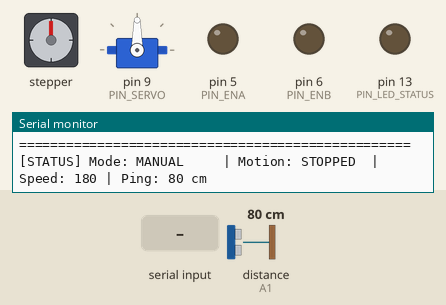
Recording of a sketch running on a simulated Arduino Uno, built with avr-gcc and run on an emulated ATmega328P. On the bench: stepper motor, servo, output pins drawn as LEDs (lit = HIGH), the last lines printed to the serial monitor. Wiring (inferred from the names in the program): ultrasonic range finder: trigger A0; echo A1; stepper motor (200 steps per turn assumed): coils pin 4, pin 7, pin 8, pin 12. Inputs (shaded band) come from the test bench; at power-on: distance to the obstacle (sensor on A1) 80 cm. The echo pulse lasts 58.3 µs per cm; pins used as bus, display or sensor lines are not drawn.

Above: at 1.7 s.
1.8 s: "A\n" received over Serial
At 2.3 s:
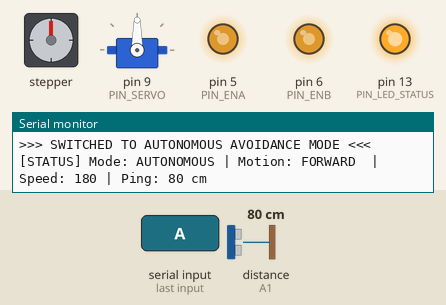
3.3 s: distance to the obstacle (sensor on A1) set to 50 cm
4.8 s: distance to the obstacle (sensor on A1) set to 40 cm
At 5.78 s:
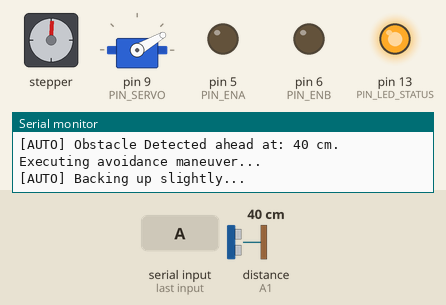
8.9 s: byte 97 ('a') received over Serial
At 11.5 s:
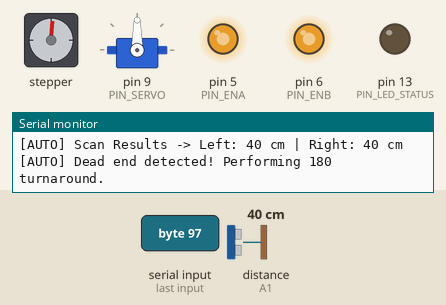
12.4 s: "M\n" received over the second serial link
At 14.9 s:
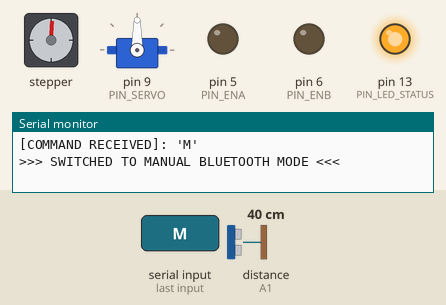
15.9 s: byte 70 ('F') received over Serial
At 16.6 s:
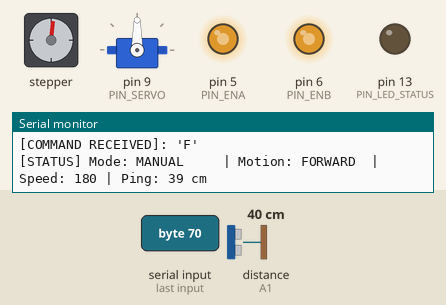
Timing chart, 0 to 18.9 s (numbered marks = the images above; inputs shaded):
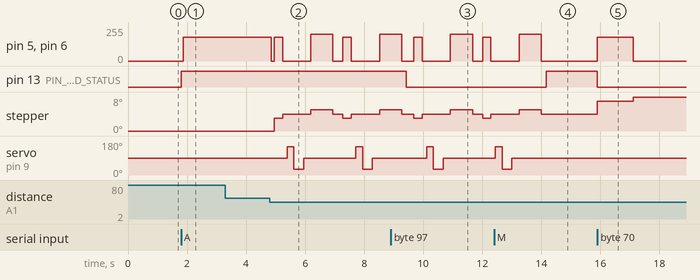

The sketch:

SMARTDRIVE.ino
```cpp
/*
  ==============================================================================
  PROJECT: SMARTDRIVE - 4WD Bluetooth & Autonomous Obstacle-Avoiding Robot
  TARGET MCU: Arduino Uno R3 (ATmega328P)
  AUTHOR: Experienced Arduino Robotics Engineer & C/C++ Tutor
  VERSION: 2.1.0 - Production Release with Failsafe Watchdog & Active Braking
  ==============================================================================

  HARDWARE PIN CONNECTIONS:
  ------------------------------------------------------------------------------
  L298N Motor Driver:
    - ENA (Left Motor Speed PWM)   -> Digital Pin 5
    - IN1 (Left Motor Dir A)       -> Digital Pin 4
    - IN2 (Left Motor Dir B)       -> Digital Pin 7
    - IN3 (Right Motor Dir A)      -> Digital Pin 8
    - IN4 (Right Motor Dir B)      -> Digital Pin 12
    - ENB (Right Motor Speed PWM)  -> Digital Pin 6

  HC-05 Bluetooth Module:
    - VCC                          -> 5V (from Arduino 5V pin or 5V rail)
    - GND                          -> GND (Common Ground)
    - TXD                          -> Digital Pin 2 (Arduino Software RX)
    - RXD                          -> Digital Pin 3 (Arduino Software TX)
                                      *IMPORTANT: Use Voltage Divider (5V -> 3.3V)
                                      e.g., Arduino D3 -> 1kΩ -> HC-05 RXD -> 2kΩ -> GND

  HC-SR04 Ultrasonic Distance Sensor:
    - VCC                          -> 5V
    - GND                          -> GND
    - TRIG                         -> Analog Pin A0 (used as Digital Output)
    - ECHO                         -> Analog Pin A1 (used as Digital Input)

  SG90 Micro Servo Motor:
    - Brown / Black                -> GND
    - Red                          -> 5V (Servo power)
    - Orange / Yellow (Signal)     -> Digital Pin 9 (PWM)
  ==============================================================================
*/

#include <SoftwareSerial.h>
#include <Servo.h>

// ==============================================================================
// 1. PIN DEFINITIONS
// ==============================================================================
// L298N Motor Driver Pins
const uint8_t PIN_ENA  = 5;   // PWM speed control: Left Motors
const uint8_t PIN_IN1  = 4;   // Direction: Left Motors forward/reverse
const uint8_t PIN_IN2  = 7;   // Direction: Left Motors forward/reverse
const uint8_t PIN_IN3  = 8;   // Direction: Right Motors forward/reverse
const uint8_t PIN_IN4  = 12;  // Direction: Right Motors forward/reverse
const uint8_t PIN_ENB  = 6;   // PWM speed control: Right Motors

// HC-05 Bluetooth Pins (SoftwareSerial)
const uint8_t PIN_BT_RX = 2;  // Arduino receives from HC-05 TX
const uint8_t PIN_BT_TX = 3;  // Arduino sends to HC-05 RX (via voltage divider)

// HC-SR04 Ultrasonic Distance Sensor Pins
const uint8_t PIN_TRIG  = A0; // Trigger pin (pulse transmitter)
const uint8_t PIN_ECHO  = A1; // Echo pin (pulse receiver)

// SG90 Servo Signal Pin
const uint8_t PIN_SERVO = 9;  // Servo control PWM pin

// Built-in Status LED
const uint8_t PIN_LED_STATUS = 13;

// ==============================================================================
// 2. CONFIGURATION PARAMETERS & CONSTANTS
// ==============================================================================
// Operating Speeds (0 to 255 PWM)
const uint8_t DEFAULT_SPEED   = 180;  // Balanced cruise speed
const uint8_t TURN_SPEED      = 200;  // Slightly higher torque for skid turns
const uint8_t MIN_SPEED       = 100;  // Minimum stall prevention threshold
const uint8_t MAX_SPEED       = 255;  // 100% full battery voltage

// Obstacle Avoidance Thresholds (in centimeters)
const int DISTANCE_SAFE_THRESHOLD = 45; // Early obstacle warning & slow down (cm)
const int DISTANCE_CRITICAL_STOP  = 25; // Complete brake threshold (cm)
const int SENSOR_TIMEOUT_MICROS   = 25000; // ~4 meters max range timeout

// Servo Calibration Angles (in degrees)
const int SERVO_CENTER = 90;   // Looking straight ahead
const int SERVO_LEFT   = 150;  // Looking towards the left
const int SERVO_RIGHT  = 30;   // Looking towards the right
const int SERVO_SWEEP_DELAY_MS = 200; // Snappy delay for servo to reach mechanical position

// Bluetooth Watchdog / Connection Safety Timeout
const unsigned long BT_HEARTBEAT_TIMEOUT_MS = 1200; // Stop car if no command for 1.2s

// Robot Operating Modes
enum DriveMode {
  MODE_MANUAL,     // Controlled via Bluetooth app ('M')
  MODE_AUTONOMOUS  // Self-navigating obstacle avoidance ('A')
};

// Robot Motion States
enum MotionState {
  STATE_STOPPED,
  STATE_FORWARD,
  STATE_BACKWARD,
  STATE_LEFT,
  STATE_RIGHT
};

// ==============================================================================
// 3. GLOBAL OBJECTS & VARIABLES
// ==============================================================================
SoftwareSerial btSerial(PIN_BT_RX, PIN_BT_TX); // RX, TX
Servo scannerServo;

DriveMode currentMode = MODE_MANUAL;
MotionState currentMotion = STATE_STOPPED;
uint8_t currentSpeed = DEFAULT_SPEED;

unsigned long lastCommandTime = 0;   // Watchdog timestamp for Bluetooth commands
unsigned long lastTelemetryTime = 0; // Telemetry print interval
unsigned long lastScanTime = 0;

// Autonomous State Machine States
enum AutoSubState {
  AUTO_CRUISE,
  AUTO_DETECTED_STOP,
  AUTO_BACKUP,
  AUTO_SCAN_SURROUNDINGS,
  AUTO_DECIDE_AND_TURN
};
AutoSubState autoState = AUTO_CRUISE;

// ==============================================================================
// 4. FUNCTION PROTOTYPES
// ==============================================================================
void setupPins();
void initPeripherals();
void handleBluetoothInput();
void executeAutonomousLogic();
void checkWatchdogTimeout();
void printTelemetry();

// Motor Actuation Functions
void setMotorSpeed(uint8_t leftSpeed, uint8_t rightSpeed);
void moveForward();
void moveBackward();
void turnLeft();
void turnRight();
void stopMotors();
void emergencyBrake();

// Sensor & Servo Functions
int measureDistanceCm();
int getFilteredDistanceCm();
void scanLeftRight(int &leftDist, int &rightDist);

// ==============================================================================
// 5. SETUP (Runs Once at Boot)
// ==============================================================================
void setup() {
  // Initialize Hardware Serial for PC USB Debugging
  Serial.begin(9600);
  while (!Serial && millis() < 2000) {
    ; // Wait briefly for USB Serial (safe on Uno)
  }

  // Initialize Software Serial for HC-05 Bluetooth
  // Standard HC-05 default communication baud is 9600
  btSerial.begin(9600);

  // Configure Hardware Pins
  setupPins();

  // Attach and Center the Ultrasonic Servo
  initPeripherals();

  lastCommandTime = millis();

  Serial.println(F("=================================================="));
  Serial.println(F("  SMARTDRIVE 4WD ROBOT FIRMWARE INITIALIZED      "));
  Serial.println(F("  Default Mode: MANUAL | Speed: 180 / 255        "));
  Serial.println(F("  Type '?' or send 'H' via Bluetooth for help.   "));
  Serial.println(F("=================================================="));
}

// ==============================================================================
// 6. MAIN LOOP (Repeats Continuously)
// ==============================================================================
void loop() {
  // Process any incoming commands over Bluetooth or USB Serial
  handleBluetoothInput();

  // Mode-dependent execution
  if (currentMode == MODE_AUTONOMOUS) {
    executeAutonomousLogic();
  } else {
    // In Manual Mode: enforce failsafe watchdog
    checkWatchdogTimeout();

    // Active Braking Assist: If moving forward manually and obstacle gets dangerously close (<15cm)
    if (currentMotion == STATE_FORWARD) {
      int dist = measureDistanceCm();
      if (dist > 0 && dist < DISTANCE_CRITICAL_STOP) {
        Serial.println(F("[SAFETY] Front obstacle detected in manual mode! Active braking engaged."));
        emergencyBrake();
      }
    }
  }

  // Periodic Serial Debug Telemetry (every 1000 ms)
  if (millis() - lastTelemetryTime >= 1000) {
    lastTelemetryTime = millis();
    printTelemetry();
  }
}

// ==============================================================================
// 7. PIN & PERIPHERAL INITIALIZATION
// ==============================================================================
void setupPins() {
  // Motor driver control pins
  pinMode(PIN_ENA, OUTPUT);
  pinMode(PIN_IN1, OUTPUT);
  pinMode(PIN_IN2, OUTPUT);
  pinMode(PIN_IN3, OUTPUT);
  pinMode(PIN_IN4, OUTPUT);
  pinMode(PIN_ENB, OUTPUT);

  // Ultrasonic sensor pins
  pinMode(PIN_TRIG, OUTPUT);
  pinMode(PIN_ECHO, INPUT);
  digitalWrite(PIN_TRIG, LOW); // Hold trigger LOW initially

  // Status LED
  pinMode(PIN_LED_STATUS, OUTPUT);
  digitalWrite(PIN_LED_STATUS, LOW);

  // Ensure motors start in complete stop
  stopMotors();
}

void initPeripherals() {
  scannerServo.attach(PIN_SERVO);
  scannerServo.write(SERVO_CENTER); // Face center 90 degrees
  delay(350); // Allow physical movement
}

// ==============================================================================
// 8. BLUETOOTH & SERIAL COMMAND HANDLER
// ==============================================================================
void handleBluetoothInput() {
  char cmd = 0;

  // Read from Bluetooth Module
  if (btSerial.available() > 0) {
    cmd = (char)btSerial.read();
  }
  // Also accept commands from Arduino Serial Monitor for easy workbench testing!
  else if (Serial.available() > 0) {
    cmd = (char)Serial.read();
  }

  if (cmd == 0 || cmd == '\r' || cmd == '\n' || cmd == ' ') {
    return; // Ignore empty / whitespace characters
  }

  // Update watchdog timestamp whenever valid input arrives
  lastCommandTime = millis();

  // Visual heartbeat on Pin 13 LED
  digitalWrite(PIN_LED_STATUS, !digitalRead(PIN_LED_STATUS));

  Serial.print(F("[COMMAND RECEIVED]: '"));
  Serial.print(cmd);
  Serial.println(F("'"));

  switch (cmd) {
    // Mode Selection Commands
    case 'A':
    case 'a':
      currentMode = MODE_AUTONOMOUS;
      autoState = AUTO_CRUISE;
      scannerServo.write(SERVO_CENTER);
      Serial.println(F(">>> SWITCHED TO AUTONOMOUS AVOIDANCE MODE <<<"));
      btSerial.println(F("MODE: AUTONOMOUS"));
      break;

    case 'M':
    case 'm':
      currentMode = MODE_MANUAL;
      stopMotors();
      scannerServo.write(SERVO_CENTER);
      Serial.println(F(">>> SWITCHED TO MANUAL BLUETOOTH MODE <<<"));
      btSerial.println(F("MODE: MANUAL"));
      break;

    // Movement Commands (Only executed directly in MANUAL mode)
    case 'F':
    case 'f':
      if (currentMode == MODE_MANUAL) moveForward();
      break;

    case 'B':
    case 'b':
      if (currentMode == MODE_MANUAL) moveBackward();
      break;

    case 'L':
    case 'l':
      if (currentMode == MODE_MANUAL) turnLeft();
      break;

    case 'R':
    case 'r':
      if (currentMode == MODE_MANUAL) turnRight();
      break;

    case 'S':
    case 's':
      stopMotors();
      break;

    // Emergency Stop
    case 'E':
    case 'e':
      emergencyBrake();
      currentMode = MODE_MANUAL; // Switch back to manual for safety
      Serial.println(F("[ALERT] EMERGENCY STOP ENGAGED!"));
      btSerial.println(F("EMERGENCY STOP"));
      break;

    // Speed Preset Controls: '0' to '9'
    case '0': setSpeed(100); break;
    case '1': setSpeed(120); break;
    case '2': setSpeed(140); break;
    case '3': setSpeed(160); break;
    case '4': setSpeed(180); break;
    case '5': setSpeed(200); break;
    case '6': setSpeed(215); break;
    case '7': setSpeed(230); break;
    case '8': setSpeed(245); break;
    case '9': setSpeed(255); break;

    // Increment / Decrement Speed
    case '+':
      setSpeed(min((int)currentSpeed + 20, 255));
      break;
    case '-':
      setSpeed(max((int)currentSpeed - 20, (int)MIN_SPEED));
      break;

    // Help menu
    case '?':
    case 'H':
    case 'h':
      printHelpMenu();
      break;

    default:
      Serial.print(F("Unknown command: "));
      Serial.println(cmd);
      break;
  }
}

void setSpeed(uint8_t newSpeed) {
  currentSpeed = constrain(newSpeed, MIN_SPEED, MAX_SPEED);
  analogWrite(PIN_ENA, currentSpeed);
  analogWrite(PIN_ENB, currentSpeed);
  Serial.print(F("Motor Speed Adjusted: "));
  Serial.print(currentSpeed);
  Serial.println(F(" / 255"));
  btSerial.print(F("SPEED: "));
  btSerial.println(currentSpeed);
}

// ==============================================================================
// 9. AUTONOMOUS OBSTACLE AVOIDANCE ENGINE
// ==============================================================================
void executeAutonomousLogic() {
  // Ensure scanner faces front during cruising
  scannerServo.write(SERVO_CENTER);

  int frontDistance = getFilteredDistanceCm();

  // Check if reading is valid and if an obstacle is closer than the safe threshold
  if (frontDistance > 0 && frontDistance <= DISTANCE_SAFE_THRESHOLD) {
    Serial.print(F("[AUTO] Obstacle Detected ahead at: "));
    Serial.print(frontDistance);
    Serial.println(F(" cm. Executing avoidance maneuver..."));

    // Step 1: Stop immediately
    stopMotors();
    delay(100);

    // Step 2: Back up slightly to create turning clearance
    Serial.println(F("[AUTO] Backing up slightly..."));
    moveBackward();
    delay(280);
    stopMotors();
    delay(150);

    // Step 3: Scan surroundings using the SG90 servo
    int leftDist = 0;
    int rightDist = 0;
    scanLeftRight(leftDist, rightDist);

    Serial.print(F("[AUTO] Scan Results -> Left: "));
    Serial.print(leftDist);
    Serial.print(F(" cm | Right: "));
    Serial.print(rightDist);
    Serial.println(F(" cm"));

    // Step 4: Decision Making
    if (leftDist <= DISTANCE_SAFE_THRESHOLD && rightDist <= DISTANCE_SAFE_THRESHOLD) {
      // Both pathways are blocked: execute a 180-degree spin around
      Serial.println(F("[AUTO] Dead end detected! Performing 180 turnaround."));
      turnRight();
      delay(750); // Spin longer to face rear
    } else if (leftDist >= rightDist) {
      // Left side is clearer
      Serial.println(F("[AUTO] Choosing LEFT path."));
      turnLeft();
      delay(420); // Time calibrated for approx 60-90 degree skid turn
    } else {
      // Right side is clearer
      Serial.println(F("[AUTO] Choosing RIGHT path."));
      turnRight();
      delay(420); // Time calibrated for approx 60-90 degree skid turn
    }

    stopMotors();
    delay(150);
  } else {
    // Pathway is clear: cruise forward smoothly
    moveForward();
  }
}

// ==============================================================================
// 10. SENSOR & SERVO SCANNING UTILITIES
// ==============================================================================
/*
  Measures distance using HC-SR04 ultrasonic sensor.
  Uses sound speed c ≈ 343 m/s at 20°C -> 0.0343 cm/µs.
  Distance = (Duration_us * 0.0343) / 2 = Duration_us / 58.2
*/
int measureDistanceCm() {
  // Clear trigger pin
  digitalWrite(PIN_TRIG, LOW);
  delayMicroseconds(2);

  // Send 10µs HIGH pulse to start ultrasound ping
  digitalWrite(PIN_TRIG, HIGH);
  delayMicroseconds(10);
  digitalWrite(PIN_TRIG, LOW);

  // Read echo pulse duration (timeout after 25ms to prevent code lockup)
  unsigned long duration = pulseIn(PIN_ECHO, HIGH, SENSOR_TIMEOUT_MICROS);

  if (duration == 0) {
    // Sensor timed out (no echo return within ~4 meters)
    return 400; // Treat as clear open path
  }

  int distanceCm = duration / 58;
  return distanceCm;
}

/*
  Takes 3 quick readings and returns the median value.
  Rejects electrical noise spikes and momentary false reflections.
*/
int getFilteredDistanceCm() {
  int r1 = measureDistanceCm();
  delay(12);
  int r2 = measureDistanceCm();
  delay(12);
  int r3 = measureDistanceCm();

  // Median calculation of 3 values
  if ((r1 >= r2 && r1 <= r3) || (r1 <= r2 && r1 >= r3)) return r1;
  if ((r2 >= r1 && r2 <= r3) || (r2 <= r1 && r2 >= r3)) return r2;
  return r3;
}

void scanLeftRight(int &leftDist, int &rightDist) {
  // Turn servo to look LEFT
  scannerServo.write(SERVO_LEFT);
  delay(SERVO_SWEEP_DELAY_MS);
  leftDist = getFilteredDistanceCm();

  // Turn servo to look RIGHT
  scannerServo.write(SERVO_RIGHT);
  delay(SERVO_SWEEP_DELAY_MS * 1.5); // Allow extra time to cross full span
  rightDist = getFilteredDistanceCm();

  // Re-center servo forward
  scannerServo.write(SERVO_CENTER);
  delay(SERVO_SWEEP_DELAY_MS);
}

// ==============================================================================
// 11. MOTOR ACTUATION & DIFFERENTIAL STEERING
// ==============================================================================
/*
  L298N Logic Truth Table:
  IN1  IN2  Left Motors
  HIGH LOW  Forward
  LOW  HIGH Backward
  LOW  LOW  Stop / Coast
  HIGH HIGH Brake

  IN3  IN4  Right Motors
  HIGH LOW  Forward
  LOW  HIGH Backward
  LOW  LOW  Stop / Coast
  HIGH HIGH Brake
*/
void moveForward() {
  currentMotion = STATE_FORWARD;
  analogWrite(PIN_ENA, currentSpeed);
  analogWrite(PIN_ENB, currentSpeed);

  digitalWrite(PIN_IN1, HIGH);
  digitalWrite(PIN_IN2, LOW);
  digitalWrite(PIN_IN3, HIGH);
  digitalWrite(PIN_IN4, LOW);
}

void moveBackward() {
  currentMotion = STATE_BACKWARD;
  analogWrite(PIN_ENA, currentSpeed);
  analogWrite(PIN_ENB, currentSpeed);

  digitalWrite(PIN_IN1, LOW);
  digitalWrite(PIN_IN2, HIGH);
  digitalWrite(PIN_IN3, LOW);
  digitalWrite(PIN_IN4, HIGH);
}

void turnLeft() {
  // Skid steering: Left wheels reverse, Right wheels forward
  currentMotion = STATE_LEFT;
  analogWrite(PIN_ENA, TURN_SPEED);
  analogWrite(PIN_ENB, TURN_SPEED);

  digitalWrite(PIN_IN1, LOW);
  digitalWrite(PIN_IN2, HIGH);
  digitalWrite(PIN_IN3, HIGH);
  digitalWrite(PIN_IN4, LOW);
}

void turnRight() {
  // Skid steering: Left wheels forward, Right wheels reverse
  currentMotion = STATE_RIGHT;
  analogWrite(PIN_ENA, TURN_SPEED);
  analogWrite(PIN_ENB, TURN_SPEED);

  digitalWrite(PIN_IN1, HIGH);
  digitalWrite(PIN_IN2, LOW);
  digitalWrite(PIN_IN3, LOW);
  digitalWrite(PIN_IN4, HIGH);
}

void stopMotors() {
  currentMotion = STATE_STOPPED;
  analogWrite(PIN_ENA, 0);
  analogWrite(PIN_ENB, 0);

  digitalWrite(PIN_IN1, LOW);
  digitalWrite(PIN_IN2, LOW);
  digitalWrite(PIN_IN3, LOW);
  digitalWrite(PIN_IN4, LOW);
}

void emergencyBrake() {
  // Short motor coils to GND for active electric dynamic braking
  currentMotion = STATE_STOPPED;
  analogWrite(PIN_ENA, 255);
  analogWrite(PIN_ENB, 255);

  digitalWrite(PIN_IN1, HIGH);
  digitalWrite(PIN_IN2, HIGH);
  digitalWrite(PIN_IN3, HIGH);
  digitalWrite(PIN_IN4, HIGH);
  delay(120);

  // Then cut power
  stopMotors();
}

// ==============================================================================
// 12. WATCHDOG, TELEMETRY & HELP
// ==============================================================================
void checkWatchdogTimeout() {
  // In manual mode, if the car is actively driving and no command has arrived
  // within BT_HEARTBEAT_TIMEOUT_MS, stop to prevent runaway robot!
  if (currentMotion != STATE_STOPPED) {
    if (millis() - lastCommandTime > BT_HEARTBEAT_TIMEOUT_MS) {
      Serial.println(F("[WATCHDOG TIMEOUT] No Bluetooth signal received! Stopping car safely."));
      stopMotors();
    }
  }
}

void printTelemetry() {
  int dist = measureDistanceCm();
  Serial.print(F("[STATUS] Mode: "));
  Serial.print(currentMode == MODE_AUTONOMOUS ? F("AUTONOMOUS") : F("MANUAL    "));
  Serial.print(F(" | Motion: "));
  switch (currentMotion) {
    case STATE_STOPPED:  Serial.print(F("STOPPED ")); break;
    case STATE_FORWARD:  Serial.print(F("FORWARD ")); break;
    case STATE_BACKWARD: Serial.print(F("REVERSE ")); break;
    case STATE_LEFT:     Serial.print(F("LEFT    ")); break;
    case STATE_RIGHT:    Serial.print(F("RIGHT   ")); break;
  }
  Serial.print(F(" | Speed: "));
  Serial.print(currentSpeed);
  Serial.print(F(" | Ping: "));
  if (dist >= 400) Serial.print(F(">400"));
  else Serial.print(dist);
  Serial.println(F(" cm"));
}

void printHelpMenu() {
  Serial.println(F("\n--- SMARTDRIVE COMMAND GUIDE ---"));
  Serial.println(F("  F : Drive Forward"));
  Serial.println(F("  B : Drive Backward"));
  Serial.println(F("  L : Turn Left (Pivot)"));
  Serial.println(F("  R : Turn Right (Pivot)"));
  Serial.println(F("  S : Stop Motors"));
  Serial.println(F("  E : Emergency Brake"));
  Serial.println(F("  A : Autonomous Obstacle Avoidance Mode"));
  Serial.println(F("  M : Manual Bluetooth Control Mode"));
  Serial.println(F("  0..9 : Set Speed (100 to 255 PWM)"));
  Serial.println(F("  + / - : Nudge Speed up / down"));
  Serial.println(F("--------------------------------\n"));
}
```

Measured:
- the behaviour switches between 46 and 45 cm on distance to the obstacle (sensor on A1) (found by bisection; images 1 and 2)
- after the input at 1.8 s, pin 5 (PIN_ENA), pin 6 (PIN_ENB): 0/255 → 180/255 after 0.07 s; pin 13 (PIN_LED_STATUS): LOW → HIGH at once
- after the input at 4.8 s, pin 5 (PIN_ENA), pin 6 (PIN_ENB): 180/255 → 0/255 after 0.06 s, → 180/255 0.10 s later, → 0/255 0.28 s later, → 200/255 0.96 s later, … (8 changes in this stretch)
- after the input at 8.9 s, pin 13 (PIN_LED_STATUS): HIGH → LOW after 0.53 s
- after the input at 12.4 s, pin 5 (PIN_ENA), pin 6 (PIN_ENB): goes on until 14.0 s, then stays 0/255; pin 13 (PIN_LED_STATUS): LOW → HIGH after 1.8 s; stepper: goes on until 14.0 s, then stays 4°; servo on pin 9 (PIN_SERVO): goes on until 13.0 s, then stays 90°
- after the input at 15.9 s, pin 5 (PIN_ENA), pin 6 (PIN_ENB): 0/255 → 180/255 at once, → 0/255 1.2 s later; pin 13 (PIN_LED_STATUS): HIGH → LOW at once; stepper: goes 7° 1.2 s, then 8°, starting at once
